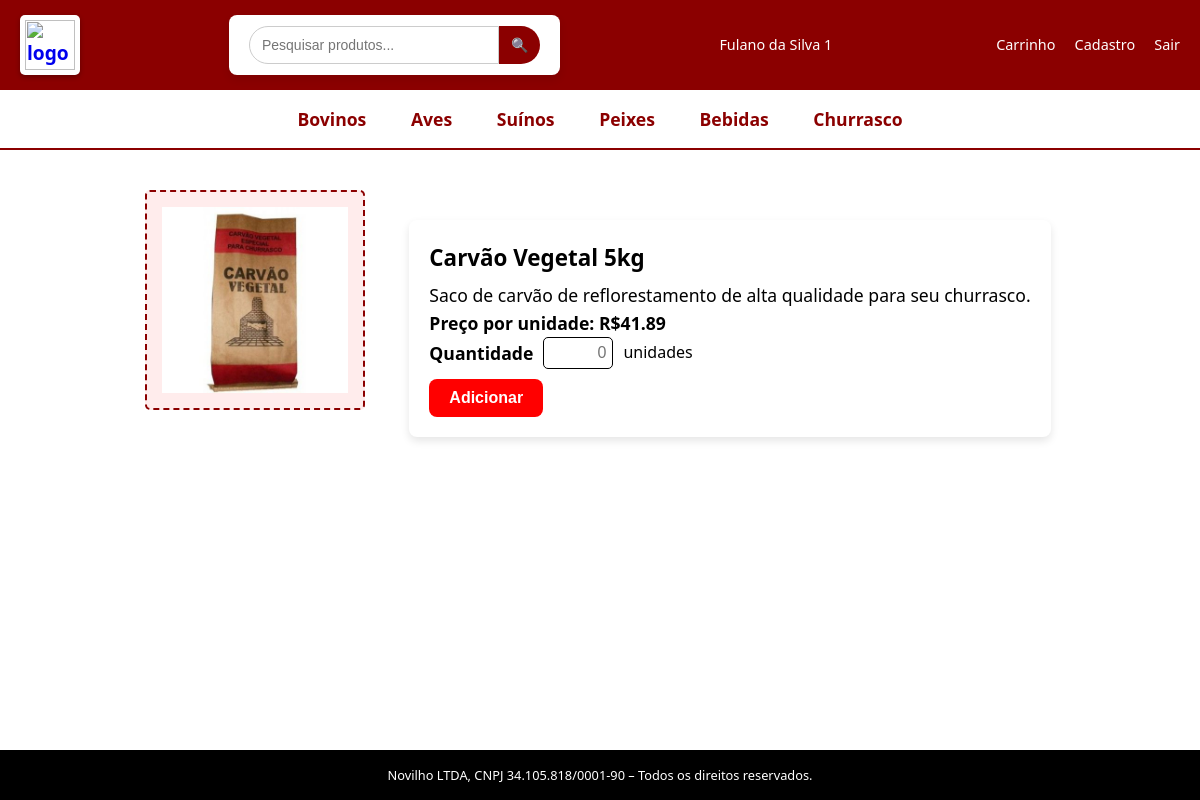
/adicionaProd.php?id=2 (signed in), run on the app's committed database.
### tables this page shows
create table categoria (
     id int auto_increment primary key,
     nome varchar(20) not null
 );

create table produto (
     id int auto_increment primary key,
     nome varchar(100) not null,
     categoriaId int not null,
     tipoQuantidadeId int not null,
     valor float(24) not null,
     descricao varchar(500),
     nomeImagem varchar(100),
     foreign key (categoriaId) references categoria(id),
     foreign key (tipoQuantidadeId) references tipoQuantidade(id)
 );

create table tipoQuantidade (
     id int auto_increment primary key,  
     tipo varchar(10)
 );

### adicionaProd.php (the view, shortened to what this page needs)
<?php
include_once("conexao.php");
$sql = "SELECT `nome`, `valor`, `descricao`, `nomeImagem`, `tipo`, tq.id as tqid FROM `produto` p inner join tipoQuantidade tq on tq.id = p.tipoQuantidadeId WHERE p.id = ?";
$stmt = mysqli_prepare($link, $sql);
mysqli_stmt_bind_param($stmt, "i", $_GET['id']);
mysqli_stmt_execute($stmt);
$resultado = mysqli_stmt_get_result($stmt);
$rs = mysqli_fetch_assoc($resultado);
if ($rs['tipo'] == "Inteiro") {
    $tipo = "unidade";
    $travarInteiro = 'onchange="this.value = parseInt(this.value);"';
    $placeholder = "0";
    $unidade = "unidades";
    $step = "1";
} else if ($rs['tipo'] = "Decimal") {
    $tipo = "Kg";
    $travarInteiro = '';
    $placeholder = "0,0";
    $unidade = "Kg";
    $step = "0.1";
} else {
    $tipo = "Erro";
}
?>
<!DOCTYPE html>
<html lang="en">
<head>
    <link rel="stylesheet" href="estilo.css">
</head>
<body>
    <div id="geral">
        <div id="topo">
            <?php
            include "topo.php";
            ?>
        </div>
        <div id="menu">
            <?php
            include "menu.php";
            ?>
        </div>
        <div id="conteudo">
            <div class="container">
                <div class="imagem">
                    <img src="<?php echo $rs['nomeImagem'] ?>" alt="foto produto" class="foto">
                </div>
                <div class="detalhes">
                    <form action="cadCarrinho.php" method="post">
                        <h2><?php echo $rs['nome'] ?></h2>
                        <p><?php echo $rs['descricao'] ?></p>
                        <p><strong>Preço por <?php echo $tipo ?>: R$<?php echo $rs['valor'] ?></strong></p>
                        <div class="quantidade">
                            <label for="quantidade">Quantidade</label>
                            <input required="number" name="quantidade" placeholder="<?php echo $placeholder ?>" step="<?php echo $step ?>" <?php echo $travarInteiro; ?>>
                            <?php echo $unidade ?>
                        </div>
                        <div class="botoes">
                            <button class="btn adicionar" type="submit" name="acao" value="adicionar">Adicionar</button>
                        </div>
                    </form>
                </div>
            </div>
        </div>
        <div id="rodape">
            <?php
            include "rodape.php";
            ?>
        </div>
    </div>
</body>
</html>

### menu.php
<?php
include_once("conexao.php");
$sqlCategorias = "SELECT id, nome FROM categoria";
$resultadoCategorias = mysqli_query($link, $sqlCategorias);
?>
<nav class="menu-principal">
    <?php while ($categoria = mysqli_fetch_assoc($resultadoCategorias)): ?>
        <a href="index.php?cat=<?php echo $categoria['id']; ?>" class="item-menu">
            <?php echo $categoria['nome']; ?>
        </a>
    <?php endwhile; ?>
</nav>

### estilo.css (style rules this page uses)
* { margin: 0; padding: 0; box-sizing: border-box; }
body { font-family: "Segoe UI", Tahoma, Geneva, Verdana, sans-serif; background-color: #ffffff; color: #000000; line-height: 1.6; }
nav { background-color: #ffffff; padding: 15px 0; text-align: center; border-bottom: 2px solid #8b0000; }
nav a { margin: 0 20px; color: #8b0000; text-decoration: none; font-weight: bold; font-size: 1.1em; }
img { margin-top: 2%; width: 50px; height: 50px; }
.container { display: flex; align-items: flex-start; justify-content: center; gap: 40px; padding: 40px 20px; }
.imagem .foto { width: 220px; height: 220px; background-color: #ffecec; display: flex; align-items: center; justify-content: center; font-size: 1.1em; color: #8b0000; font-weight: bold; border: 2px dashed #8b0000; border-radius: 10px; }
.detalhes { width: 650px; display: flex; flex-direction: column; gap: 15px; }
.detalhes h2 { font-size: 1.4em; font-weight: bold; margin-bottom: 5px; }
.detalhes p { font-size: 1.1em; }
.quantidade { display: flex; align-items: center; gap: 10px; }
.quantidade input { width: 70px; padding: 6px; text-align: right; font-size: 1em; border: 1px solid #000; border-radius: 5px; }
.botoes { display: flex; gap: 15px; margin-top: 10px; }
.btn { padding: 10px 20px; font-weight: bold; border: none; border-radius: 8px; cursor: pointer; font-size: 1em; }
.adicionar { background-color: #ff0000; color: #fff; }
form { background-color: #ffffff; padding: 20px; border-radius: 8px; box-shadow: 0 4px 8px rgba(0, 0, 0, 0.1); max-width: 800px; margin: 30px auto; }
form label { font-size: 1.1em; font-weight: bold; margin-bottom: 8px; color: #000; }
.quantidade label { font-size: 1.1em; font-weight: bold; margin-bottom: 0px; color: #000; }
img { max-width: 100%; height: auto; display: block; margin: 0 auto; }
.imagem .foto { display: flex; justify-content: center; align-items: center; background-color: #ffecec; border-radius: 5px; padding: 15px; font-size: 1.2em; }
nav { background-color: #ffffff; padding: 15px 0; }
.botoes { display: flex; gap: 10px; }
#topo { position: sticky; top: 0; }
#rodape { position: fixed; bottom: 0; width: 100%; }

### data on the page
categoria: nome "Bovinos"
categoria: nome "Aves"
categoria: nome "Suínos"
categoria: nome "Peixes"
categoria: nome "Bebidas"
categoria: nome "Churrasco"
produto: nomeImagem (picture), nome "Carvão Vegetal 5kg", descricao "Saco de carvão de reflorestamento de alta qualidade para seu churrasco.", tipoQuantidadeId.tipo "unidade", valor "41.89", quantidade "0", tipoQuantidadeId.tipo "unidades"

### other printed values
$_SESSION['usuario_nome'] "Fulano da Silva 1"
